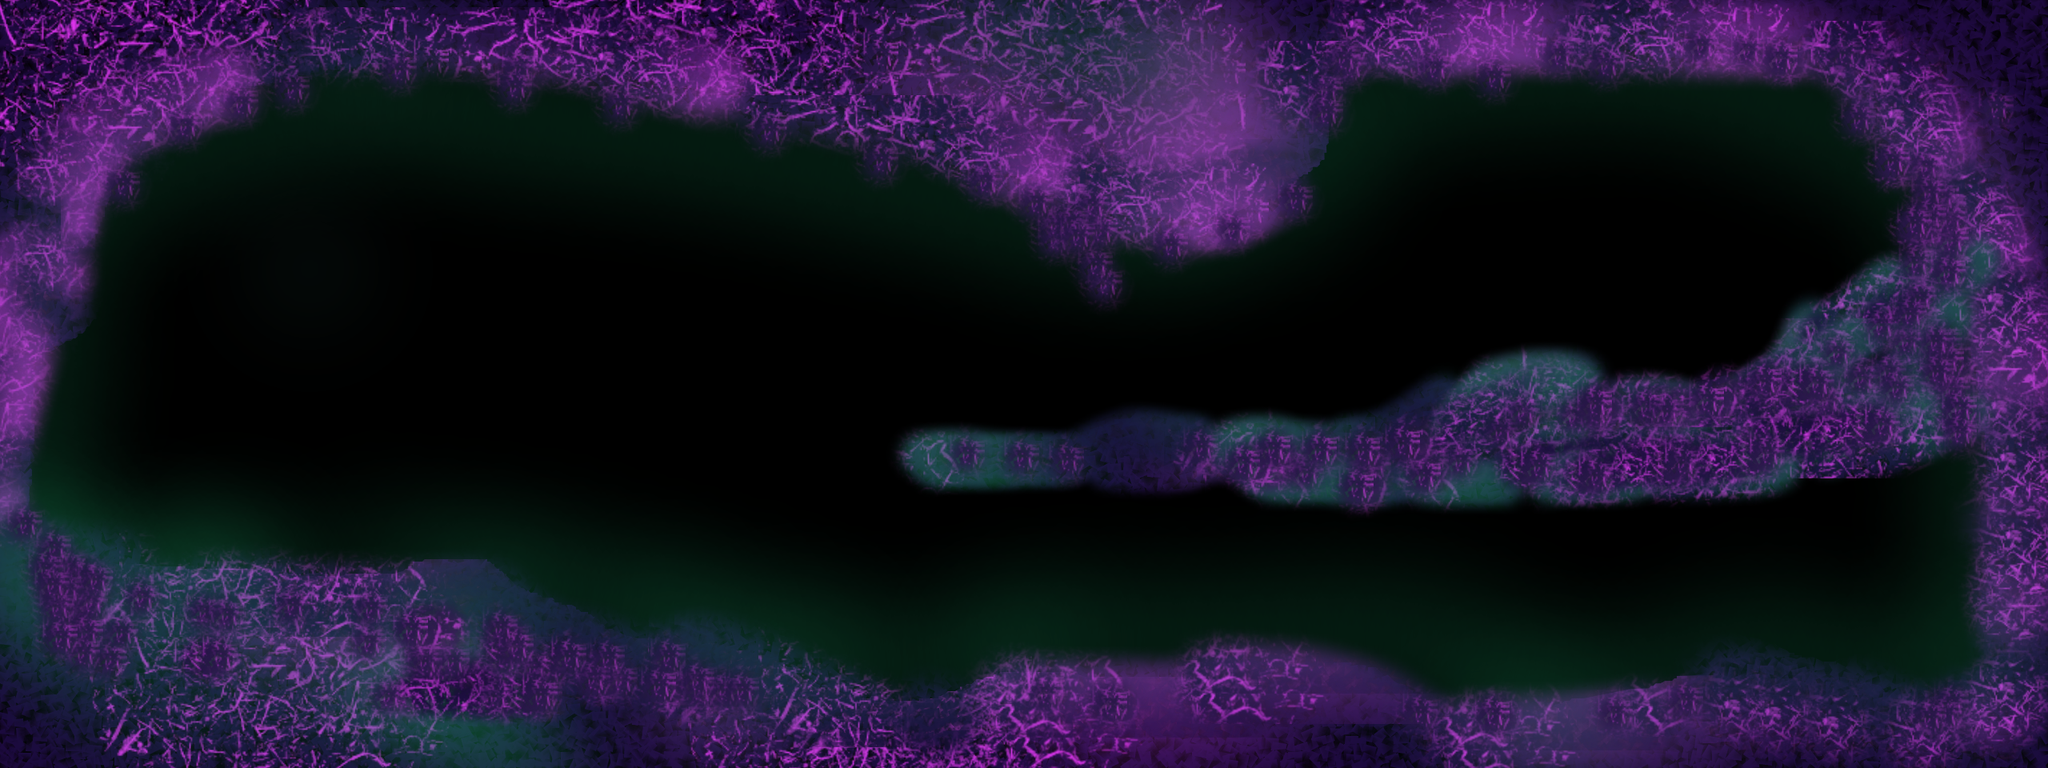

This game map was drawn from its Tiled (.tmx) file and the tilesets committed beside it. A one-line description and the trimmed map source follow:
An orthogonal 80x30 tile map with 32x32 px tiles, 1 tile layer (Tile Layer 1) and 14 objects (11x crawler, rightDoor, leftDoor).

<map version="1.0" orientation="orthogonal" renderorder="right-down" width="80" height="30" tilewidth="32" tileheight="32" nextobjectid="15">
 <tileset firstgid="1" name="purplenoise" tilewidth="32" tileheight="32" tilecount="2400" columns="80">
  <image source="../Tiles/purplenoise.png" width="2560" height="960" />
 </tileset>
 <layer name="Tile Layer 1" width="80" height="30">
  <data>[2400 cells, 2400 non-empty, 2400 distinct tile ids]</data>
 </layer>
 <objectgroup name="collision">
  <object id="1" x="41.3333" y="446.667">
   <polyline points="0,0 -5.33333,194 59.3333,236.667 140.667,262.667 280.667,263.333 386,270 478,260.667 517.333,250.667 567.333,252.667 595.333,275.333 646,303.333 693.333,320.667 726,339.333 790.667,350 836,343.333 888.667,353.333 932,369.333 1014,394.667 1060,426.667 1130.67,426 1206.67,398.667 1271.33,384.667 1332.67,388.667 1422.67,384 1474,362 1518,358 1554.67,371.333 1610,387.333 1670,386.667 1709.33,406 1746.67,429.333 1796,438 1840.67,426 1920,431.333 1966.67,424 2062.67,402 2103.33,394 2135.33,384.667 2168.67,378 2200,388 2255.33,395.333 2308.67,407.333 2354,418.667 2410.67,397.333 2455.33,376 2446.67,195.333 2444.67,122 2437.33,96 2389.33,116.667 2327.33,150.667 2198.67,149.333 2073.33,170 1997.33,170 1895.33,167.333 1778.67,178 1678.67,175.333 1588,173.333 1516,160.667 1480.67,146 1444,162 1357.33,160 1310,148.667 1262.67,154 1158,160 1112.67,156.667 1089.33,140 1086.67,114 1094.67,101.333 1102,93.3333 1135.33,92 1290.67,94.6667 1337.33,82.6667 1362,70.6667 1416.67,67.3333 1470.67,74.6667 1500.67,89.3333 1590.67,86.6667 1662.67,79.3333 1740.67,69.3333 1802.67,14 1855.33,-10 1921.33,-8.66667 1944.67,12 1990.67,33.3333 2052,36.6667 2146,17.3333 2203.33,-30 2228,-54.6667 2266,-83.3333 2316.67,-114 2354.67,-132 2360,-206 2336.67,-269.333 2286,-325.333 2231.33,-368.667 2114.67,-386 2022.67,-381.333 1860,-386.667 1716.67,-387.333 1666.67,-389.333 1620.67,-360 1612,-284.667 1594.67,-239.333 1560.67,-210 1527.33,-164.667 1480,-142.667 1399.33,-140.667 1341.33,-161.333 1277.33,-181.333 1207.33,-233.333 1135.33,-275.333 1042.67,-294 928,-314 791.333,-348 646.667,-372.667 550,-384 437.333,-388 310,-365.333 192.667,-311.333 110,-245.333 72.6667,-189.333 54.6667,-104 54.6667,-31.3333 -19.3333,16" />
  </object>
  <object id="2" name="rightDoor" x="2488.29" y="756.54" width="4.25" height="61.5" rotation="-4.84797">
   <properties>
    <property name="to" value="2" />
   </properties>
  </object>
  <object id="3" name="leftDoor" x="37.875" y="578.25" width="4.25" height="61.5">
   <properties>
    <property name="to" value="0" />
   </properties>
  </object>
 </objectgroup>
 <objectgroup name="Enemy">
  <object id="4" name="crawler" x="895" y="736" width="33" height="29" />
  <object id="5" name="crawler" x="1055" y="765" width="31" height="36" />
  <object id="6" name="crawler" x="139.5" y="595.5" width="33" height="29" />
  <object id="7" name="crawler" x="246.5" y="490.5" width="33" height="29" />
  <object id="8" name="crawler" x="317.5" y="351.5" width="33" height="29" />
  <object id="9" name="crawler" x="428.5" y="295.5" width="33" height="29" />
  <object id="10" name="crawler" x="521.5" y="274.5" width="33" height="29" />
  <object id="11" name="crawler" x="731.5" y="294.5" width="33" height="29" />
  <object id="12" name="crawler" x="1667.5" y="386.5" width="33" height="29" />
  <object id="13" name="crawler" x="1490.5" y="428.5" width="33" height="29" />
  <object id="14" name="crawler" x="1276.5" y="404.5" width="33" height="29" />
 </objectgroup>
</map>
